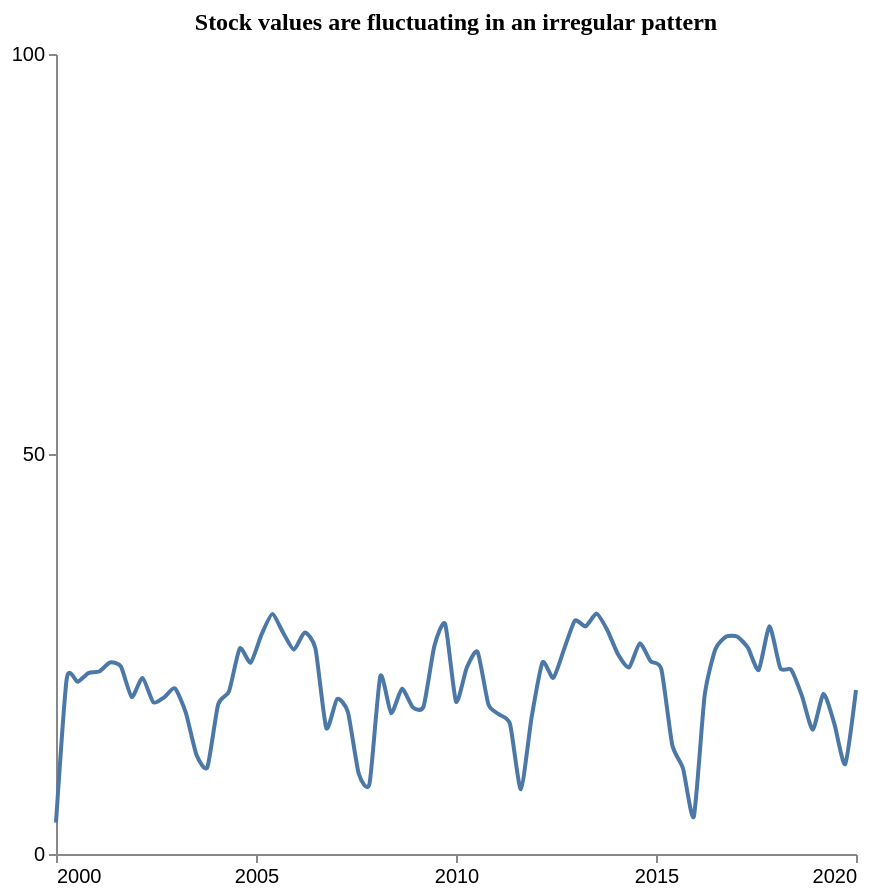

Vega-Lite specification for this chart:
### Vega-Lite specification from a JSON file in a GitHub repository (floating-point values rounded to 4 significant figures)
{"$schema": "https://vega.github.io/schema/vega-lite/v5.json", "description": "Pattern: Periodic", "data": {"values": [{"X": 2000.0, "Y": 3.919}, {"X": 2000.0, "Y": 21.98}, {"X": 2001.0, "Y": 21.52}, {"X": 2001.0, "Y": 22.62}, {"X": 2001.0, "Y": 22.81}, {"X": 2001.0, "Y": 23.93}, {"X": 2002.0, "Y": 23.45}, {"X": 2002.0, "Y": 19.63}, {"X": 2002.0, "Y": 22.01}, {"X": 2002.0, "Y": 18.96}, {"X": 2003.0, "Y": 19.59}, {"X": 2003.0, "Y": 20.7}, {"X": 2003.0, "Y": 17.7}, {"X": 2004.0, "Y": 12.37}, {"X": 2004.0, "Y": 10.84}, {"X": 2004.0, "Y": 18.7}, {"X": 2004.0, "Y": 20.32}, {"X": 2005.0, "Y": 25.7}, {"X": 2005.0, "Y": 23.91}, {"X": 2005.0, "Y": 27.39}, {"X": 2005.0, "Y": 29.98}, {"X": 2006.0, "Y": 27.7}, {"X": 2006.0, "Y": 25.54}, {"X": 2006.0, "Y": 27.69}, {"X": 2006.0, "Y": 25.68}, {"X": 2007.0, "Y": 15.74}, {"X": 2007.0, "Y": 19.38}, {"X": 2007.0, "Y": 17.75}, {"X": 2008.0, "Y": 10.06}, {"X": 2008.0, "Y": 8.803}, {"X": 2008.0, "Y": 22.25}, {"X": 2008.0, "Y": 17.62}, {"X": 2009.0, "Y": 20.65}, {"X": 2009.0, "Y": 18.35}, {"X": 2009.0, "Y": 18.44}, {"X": 2009.0, "Y": 26.0}, {"X": 2010.0, "Y": 28.74}, {"X": 2010.0, "Y": 19.06}, {"X": 2010.0, "Y": 23.32}, {"X": 2011.0, "Y": 25.26}, {"X": 2011.0, "Y": 18.7}, {"X": 2011.0, "Y": 17.43}, {"X": 2011.0, "Y": 16.23}, {"X": 2012.0, "Y": 8.096}, {"X": 2012.0, "Y": 17.13}, {"X": 2012.0, "Y": 23.95}, {"X": 2012.0, "Y": 22.02}, {"X": 2013.0, "Y": 25.61}, {"X": 2013.0, "Y": 29.17}, {"X": 2013.0, "Y": 28.44}, {"X": 2014.0, "Y": 30.05}, {"X": 2014.0, "Y": 27.98}, {"X": 2014.0, "Y": 24.93}, {"X": 2014.0, "Y": 23.32}, {"X": 2015.0, "Y": 26.32}, {"X": 2015.0, "Y": 24.1}, {"X": 2015.0, "Y": 23.07}, {"X": 2015.0, "Y": 13.66}, {"X": 2016.0, "Y": 10.68}, {"X": 2016.0, "Y": 4.68}, {"X": 2016.0, "Y": 19.81}, {"X": 2016.0, "Y": 25.62}, {"X": 2017.0, "Y": 27.18}, {"X": 2017.0, "Y": 27.18}, {"X": 2017.0, "Y": 25.8}, {"X": 2018.0, "Y": 23.01}, {"X": 2018.0, "Y": 28.47}, {"X": 2018.0, "Y": 23.23}, {"X": 2018.0, "Y": 23.04}, {"X": 2019.0, "Y": 19.77}, {"X": 2019.0, "Y": 15.54}, {"X": 2019.0, "Y": 20.04}, {"X": 2019.0, "Y": 16.27}, {"X": 2020.0, "Y": 11.23}, {"X": 2020.0, "Y": 20.49}]}, "mark": {"type": "line", "interpolate": "cardinal", "tension": 0.4}, "encoding": {"x": {"field": "X", "type": "quantitative", "title": "", "axis": {"grid": false, "format": "d", "values": [2000, 2005, 2010, 2015, 2020], "tickSize": 4}, "scale": {"domain": [2000, 2020]}}, "y": {"field": "Y", "type": "quantitative", "title": "", "axis": {"grid": false, "format": "d", "values": [0, 50, 100], "tickSize": 4, "tickOpacity": 1}, "scale": {"domain": [0, 100]}}}, "title": {"text": "Stock values are fluctuating in an irregular pattern", "anchor": "middle", "font": "Tahoma", "fontSize": 12}, "config": {"lineBreak": "^", "view": {"stroke": null}}, "height": 400, "width": 400, "autosize": "pad"}
